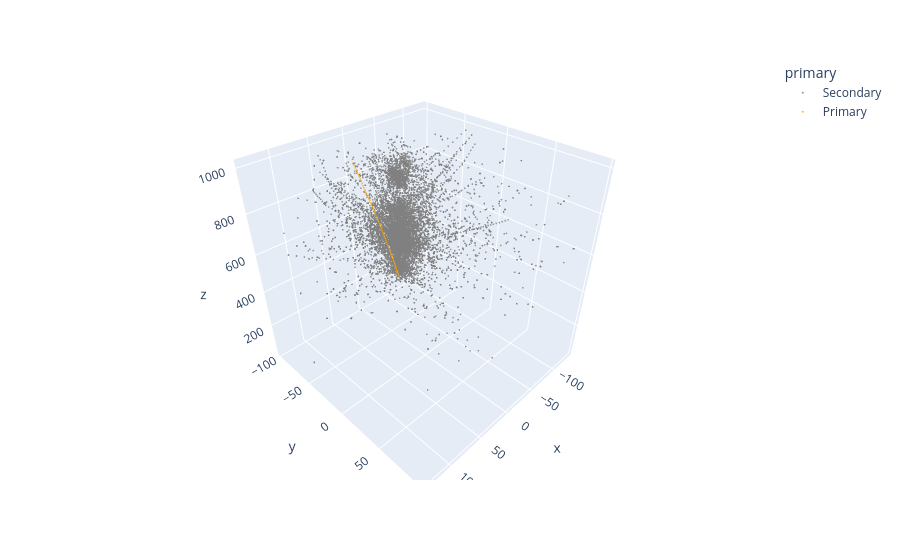

The cell this chart's notebook holds for it:
### Code cell
import plotly.express as px

fig = px.scatter_3d(
    long_df,
    x="x",
    y="y",
    z="z",
    color="primary",
    color_discrete_map={
        "Primary": "orange",
        "Secondary": "gray"
    },
    opacity=0.8,
    hover_name="name"

)

fig.update_traces(marker=dict(size=1))
fig.show()

### Figure 1 — Plotly figure (JSON) as saved in the notebook; plotly's stock layout.template omitted (floating-point values rounded to 4 significant figures; data arrays with more than 128 entries replaced by an {"elided": "..."} marker saying what was removed)
{"data": [{"hovertemplate": "<b>%{hovertext}</b><br><br>primary=Secondary<br>x=%{x}<br>y=%{y}<br>z=%{z}<extra></extra>", "hovertext": {"elided": "22115 str values"}, "legendgroup": "Secondary", "marker": {"color": "gray", "opacity": 0.8, "size": 1, "symbol": "circle"}, "mode": "markers", "name": "Secondary", "scene": "scene", "showlegend": true, "type": "scatter3d", "x": {"elided": "22115 float values"}, "y": {"elided": "22115 float values"}, "z": {"elided": "22115 float values"}}, {"hovertemplate": "<b>%{hovertext}</b><br><br>primary=Primary<br>x=%{x}<br>y=%{y}<br>z=%{z}<extra></extra>", "hovertext": ["mu-", "mu-", "mu-", "mu-", "mu-", "mu-", "mu-", "mu-", "mu-", "mu-", "mu-", "mu-", "mu-", "mu-", "mu-", "mu-", "mu-", "mu-", "mu-", "mu-", "mu-", "mu-", "mu-", "mu-", "mu-", "mu-", "mu-", "mu-", "mu-", "mu-", "mu-", "mu-", "mu-", "mu-", "mu-", "mu-", "mu-", "mu-", "mu-", "mu-", "mu-", "mu-", "mu-", "mu-", "mu-", "mu-", "mu-", "mu-", "mu-", "mu-", "mu-", "mu-", "mu-", "mu-", "mu-", "mu-", "mu-", "mu-", "mu-"], "legendgroup": "Primary", "marker": {"color": "orange", "opacity": 0.8, "size": 1, "symbol": "circle"}, "mode": "markers", "name": "Primary", "scene": "scene", "showlegend": true, "type": "scatter3d", "x": [6.35, 6.932, 7.535, 8.118, 8.721, 9.324, 9.927, 10.53, 11.15, 11.78, 12.42, 13.09, 13.75, 14.42, 15.09, 15.75, 16.44, 17.1, 17.79, 18.46, 19.1, 19.77, 20.41, 21.06, 21.68, 22.32, 22.97, 23.61, 24.28, 24.94, 25.63, 26.34, 27.05, 27.75, 28.48, 29.21, 29.94, 30.69, 31.43, 32.18, 32.95, 33.72, 34.51, 35.3, 36.07, 36.82, 37.59, 38.34, 39.11, 39.86, 40.61, 41.34, 42.04, 42.75, 43.52, 44.29, 45.08, 45.87, 46.64], "y": [-29.61, -29.82, -30.04, -30.25, -30.45, -30.66, -30.89, -31.09, -31.32, -31.57, -31.8, -32.05, -32.28, -32.51, -32.71, -32.94, -33.19, -33.44, -33.69, -33.97, -34.24, -34.51, -34.76, -35.02, -35.27, -35.52, -35.79, -36.06, -36.34, -36.61, -36.91, -37.2, -37.5, -37.8, -38.14, -38.46, -38.8, -39.12, -39.42, -39.73, -40.05, -40.37, -40.69, -41.01, -41.33, -41.67, -41.99, -42.31, -42.61, -42.88, -43.15, -43.45, -43.72, -44.02, -44.34, -44.68, -45.0, -45.34, -45.69], "z": [422.1, 432.1, 442.2, 452.2, 462.3, 472.3, 482.4, 492.4, 502.5, 512.5, 522.6, 532.6, 542.7, 552.7, 562.8, 572.8, 582.9, 592.9, 603.0, 613.0, 623.1, 633.1, 643.2, 653.2, 663.3, 673.3, 683.4, 693.4, 703.5, 713.5, 723.6, 733.6, 743.7, 753.7, 763.8, 773.8, 783.9, 793.9, 804.0, 814.0, 824.1, 834.1, 844.2, 854.2, 864.3, 874.3, 884.4, 894.4, 904.5, 914.5, 924.6, 934.6, 944.7, 954.7, 964.8, 974.8, 984.9, 994.9, 1005.0]}], "layout": {"legend": {"title": {"text": "primary"}, "tracegroupgap": 0}, "margin": {"t": 60}, "scene": {"domain": {"x": [0, 1], "y": [0, 1]}, "xaxis": {"title": {"text": "x"}}, "yaxis": {"title": {"text": "y"}}, "zaxis": {"title": {"text": "z"}}}}}
